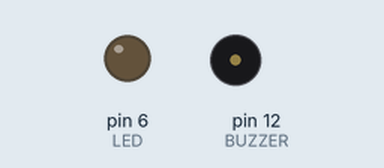
Simulated run of this sketch. Board: Arduino Uno, built with avr-gcc and run on an emulated ATmega328P. Shown: output pins drawn as LEDs (lit = HIGH), buzzer (waves = sounding, pin HIGH).

Above: at 0.65 s.
At 5.35 s:
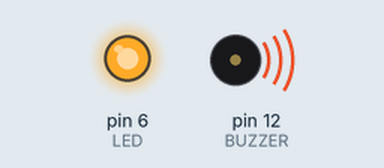
Timing chart, 0 to 5.7 s (numbered marks = the images above):
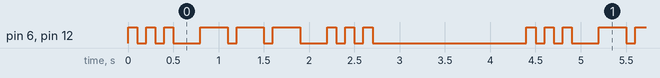

The sketch:

morseCode.ino
```cpp
#define LED 6
#define BUZZER 12
#define TIME_UNIT 100

void writeAll(int val) {
  digitalWrite(LED, val);
}

void dah() {
  writeAll(50);
  digitalWrite(BUZZER, HIGH);
  delay(3 * TIME_UNIT);
  writeAll(0);
  digitalWrite(BUZZER, LOW);
}

void dit() {
  writeAll(50);
  digitalWrite(BUZZER, HIGH);
  delay(TIME_UNIT);
  writeAll(0);
  digitalWrite(BUZZER, LOW);
}

typedef void (*fn)(void);

struct code {
  fn sequence[5];
};

code letters[26];
code numbers[10];

void setup()
{
  pinMode(LED, OUTPUT);
  pinMode(BUZZER, OUTPUT);
  letters['a' - 'a'] = { &dit, &dah };
  letters['b' - 'a'] = { &dah, &dit, &dit, &dit };
  letters['c' - 'a'] = { &dah, &dit, &dah, &dit };
  letters['d' - 'a'] = { &dah, &dit, &dit };
  letters['e' - 'a'] = { &dit };
  letters['f' - 'a'] = { &dit, &dit, &dah, &dit };
  letters['g' - 'a'] = { &dah, &dah, &dit };
  letters['h' - 'a'] = { &dit, &dit, &dit, &dit };
  letters['i' - 'a'] = { &dit, &dit };
  letters['j' - 'a'] = { &dit, &dah, &dah, &dah };
  letters['k' - 'a'] = { &dah, &dit, &dah };
  letters['l' - 'a'] = { &dit, &dah, &dit, &dit };
  letters['m' - 'a'] = { &dah, &dah };
  letters['n' - 'a'] = { &dah, &dit };
  letters['o' - 'a'] = { &dah, &dah, &dah };
  letters['p' - 'a'] = { &dit, &dah, &dah, &dit };
  letters['q' - 'a'] = { &dah, &dah, &dit, &dah };
  letters['r' - 'a'] = { &dit, &dah, &dit };
  letters['s' - 'a'] = { &dit, &dit, &dit };
  letters['t' - 'a'] = { &dah };
  letters['u' - 'a'] = { &dit, &dit, &dah };
  letters['v' - 'a'] = { &dit, &dit, &dit, &dah };
  letters['w' - 'a'] = { &dit, &dah, &dah };
  letters['x' - 'a'] = { &dah, &dit, &dit, &dah };
  letters['y' - 'a'] = { &dah, &dit, &dah, &dah };
  letters['z' - 'a'] = { &dah, &dah, &dit, &dit };
  numbers['0' - '0'] = { &dah, &dah, &dah, &dah, &dah };
  numbers['1' - '0'] = { &dit, &dah, &dah, &dah, &dah };
  numbers['2' - '0'] = { &dit, &dit, &dah, &dah, &dah };
  numbers['3' - '0'] = { &dit, &dit, &dit, &dah, &dah };
  numbers['3' - '0'] = { &dit, &dit, &dit, &dit, &dah };
  numbers['4' - '0'] = { &dit, &dit, &dit, &dit, &dah };
  numbers['5' - '0'] = { &dit, &dit, &dit, &dit, &dit };
  numbers['6' - '0'] = { &dah, &dit, &dit, &dit, &dah };
  numbers['7' - '0'] = { &dah, &dah, &dit, &dit, &dah };
  numbers['8' - '0'] = { &dah, &dah, &dah, &dit, &dah };
  numbers['9' - '0'] = { &dah, &dah, &dah, &dah, &dah };
}

void loop()
{
  char message[]{ "sos" };
  for (size_t i{ 0 }; i < sizeof(message); i++) {
    int alphaIndex{ tolower(message[i]) - 'a' };
    int numIndex{ message[i] - '0' };
    bool isNumber{ numIndex >= 0 && numIndex <= 10 };

    if ((alphaIndex >= 0 && alphaIndex <= 25) || isNumber) {
      const code &character = (isNumber ? numbers : letters)[isNumber ? numIndex : alphaIndex];

      for (size_t j{ 0 }; j < 5; j++) {
        if (character.sequence[j] == nullptr) break;
        character.sequence[j]();
        delay(TIME_UNIT);
      }
      delay(2 * TIME_UNIT);
    }

    if (message[i] == ' ') {
      delay(7 * TIME_UNIT);
    }
  }

  delay(14 * TIME_UNIT);
}
```

Measured:
- by itself, pin 6 (LED), pin 12 (BUZZER): repeats every 4.4 s: 2 × (LOW 0.10 s, HIGH 0.10 s), LOW 0.30 s, 2 × (HIGH 0.30 s, LOW 0.10 s), HIGH 0.30 s, LOW 0.30 s, 2 × (HIGH 0.10 s, LOW 0.10 s), HIGH 0.10 s, LOW 1.7 s, HIGH 0.10 s
- by itself, everything shown: repeats every 4.4 s, in 18 steps
